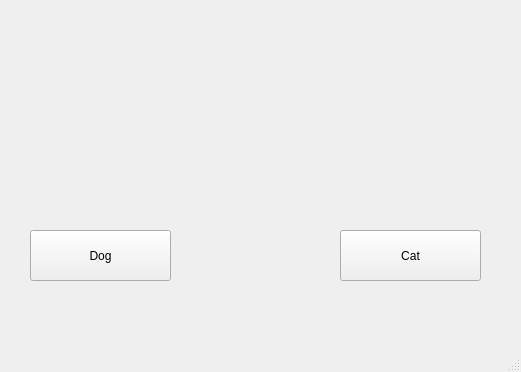
<?xml version="1.0" encoding="UTF-8"?>
<ui version="4.0">
 <class>MainWindow</class>
 <widget class="QMainWindow" name="MainWindow">
  <property name="geometry">
   <rect>
    <x>0</x>
    <y>0</y>
    <width>521</width>
    <height>372</height>
   </rect>
  </property>
  <property name="windowTitle">
   <string>MainWindow</string>
  </property>
  <widget class="QWidget" name="centralwidget">
   <widget class="QLabel" name="label">
    <property name="geometry">
     <rect>
      <x>130</x>
      <y>0</y>
      <width>271</width>
      <height>221</height>
     </rect>
    </property>
    <property name="text">
     <string/>
    </property>
    <property name="pixmap">
     <pixmap>../../Downloads/images.jfif</pixmap>
    </property>
   </widget>
   <widget class="QLabel" name="label_2">
    <property name="geometry">
     <rect>
      <x>130</x>
      <y>30</y>
      <width>281</width>
      <height>171</height>
     </rect>
    </property>
    <property name="text">
     <string/>
    </property>
    <property name="pixmap">
     <pixmap>../../Downloads/images2.jfif</pixmap>
    </property>
   </widget>
   <widget class="QPushButton" name="dog">
    <property name="geometry">
     <rect>
      <x>30</x>
      <y>230</y>
      <width>141</width>
      <height>51</height>
     </rect>
    </property>
    <property name="text">
     <string>Dog</string>
    </property>
   </widget>
   <widget class="QPushButton" name="cat">
    <property name="geometry">
     <rect>
      <x>340</x>
      <y>230</y>
      <width>141</width>
      <height>51</height>
     </rect>
    </property>
    <property name="text">
     <string>Cat</string>
    </property>
   </widget>
  </widget>
  <widget class="QMenuBar" name="menubar">
   <property name="geometry">
    <rect>
     <x>0</x>
     <y>0</y>
     <width>521</width>
     <height>26</height>
    </rect>
   </property>
  </widget>
  <widget class="QStatusBar" name="statusbar"/>
 </widget>
 <resources/>
 <connections/>
</ui>
